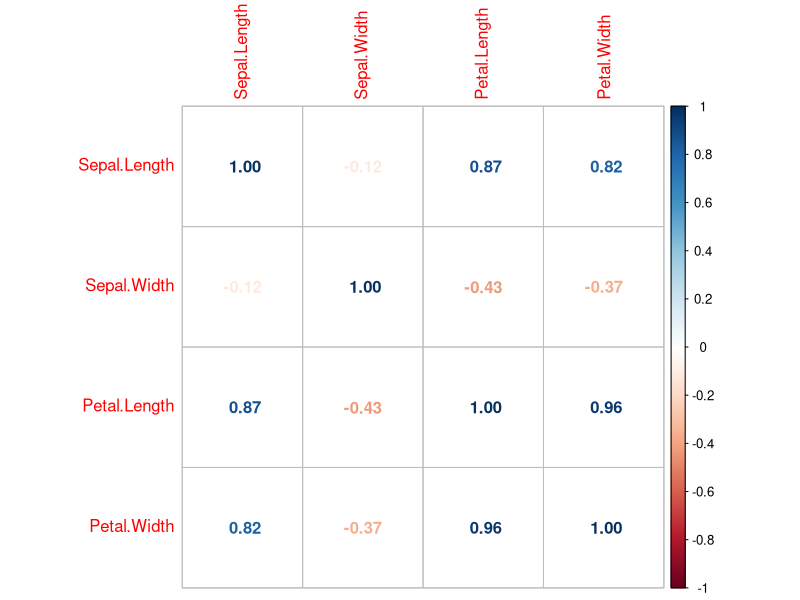
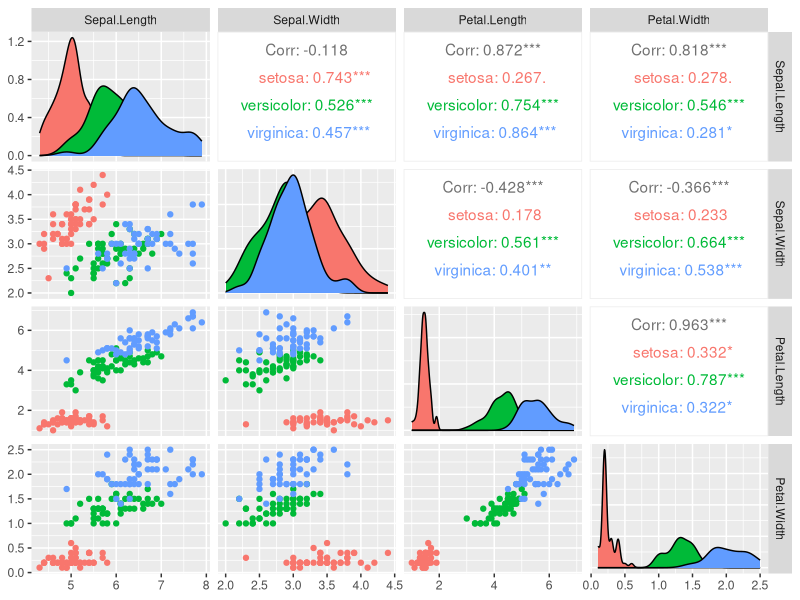
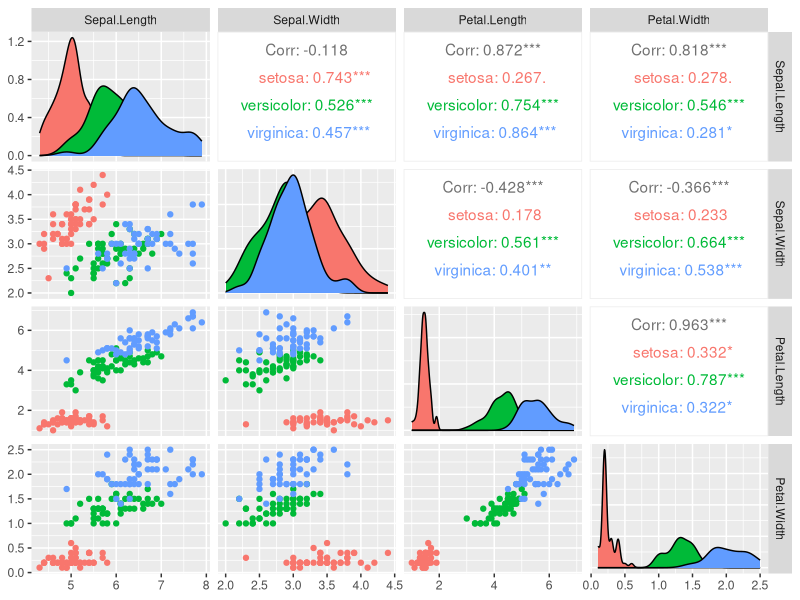

Here is the R script that generated these plots, in order:
data(iris)
str(iris)
summary(iris)
table(iris$Species)
iris_num <- iris[,1:4]
iris_num
cor(iris_num)

#install.packages("corrplot")
library(corrplot)
cor_matrix <- cor(iris_num)
corrplot::corrplot(corr = cor_matrix,method= "number")
#install.packages("GGally")
library(GGally)

ggpairs(iris, columns = 1:4, aes(color = Species))

ggpairs(iris, columns = 1:4, mapping = aes(color = Species))
